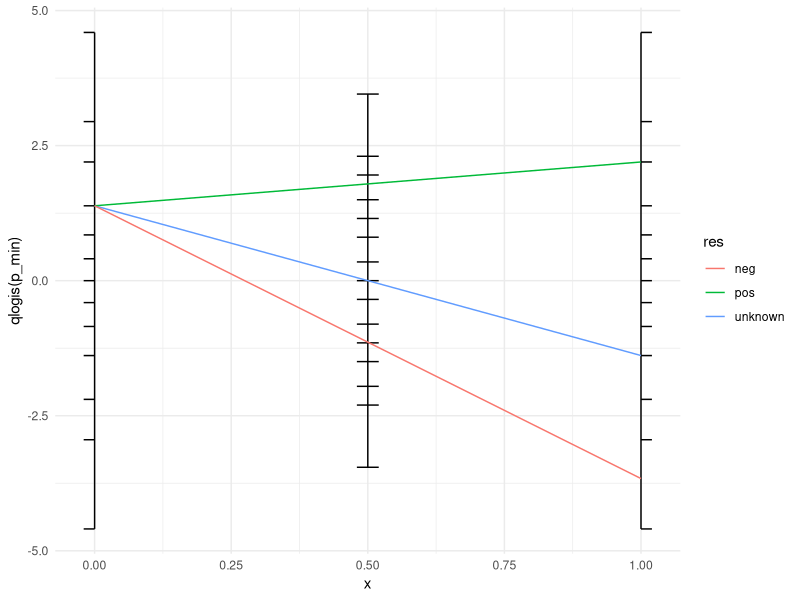

Generate this figure with R:
#build a nomogram

library(tidyverse)

tpf <- .9
fpf <- .2

plr <- function(tpf, fpf) tpf/fpf
nlr <- function(tpf, fpf) (1-tpf)/(1-fpf)
post <- function(pre, lr) pre*lr

make_data <- function(tpf, fpf, pre) {
  tibble(
    p1 = rep(pre, 3),
    res = c("unknown", "pos", "neg"),
    lr = c(1, plr(tpf, fpf), nlr(tpf, fpf))
  ) |>
    mutate(p2 = p1 * lr)
}

#prob seq
p_half_seq <- c(.01, .05, .1, .2, .3, .4 )
p_seq <- c(p_half_seq, .5, 1-rev(p_half_seq))
p_seq

#ratio seq
r_half_seq <- c(2, 5, 10, 20, 50, 100, 1000)
r_seq <- c(1/rev(r_half_seq), 1, r_half_seq)

ax_p <- tibble(y = p_seq)
ax_r <- tibble(y = r_seq)

p_min <- min(p_seq)
r_min <- min(r_seq)
tw <- .02

ggplot()+
  #left
  geom_segment(aes(x = 0, xend = 0, y = qlogis(p_min), yend = qlogis(1 - p_min))) +
  geom_segment(data = ax_p, aes(x = -tw, xend = 0, y = qlogis(y), yend = qlogis(y))) +
  #right
  geom_segment(aes(x = 1, xend = 1, y = qlogis(p_min), yend = qlogis(1 - p_min)))+
  geom_segment(data = ax_p, aes(x = 1, xend = 1 + tw, y = qlogis(y), yend = qlogis(y))) +
  #middle
  geom_segment(aes(x = .5, xend = .5, y = log(r_min)/2, yend = log(r_min^-1)/2))+
  geom_segment(data = ax_r, aes(x = .5 - tw, xend = .5 + tw, y = log(y)/2, yend = log(y)/2)) +

  #data
  geom_segment(data=make_data(tpf, fpf, .2), aes(x=0, xend=1, y=-qlogis(p1), yend=qlogis(p2), col = res))+
  theme_minimal()
